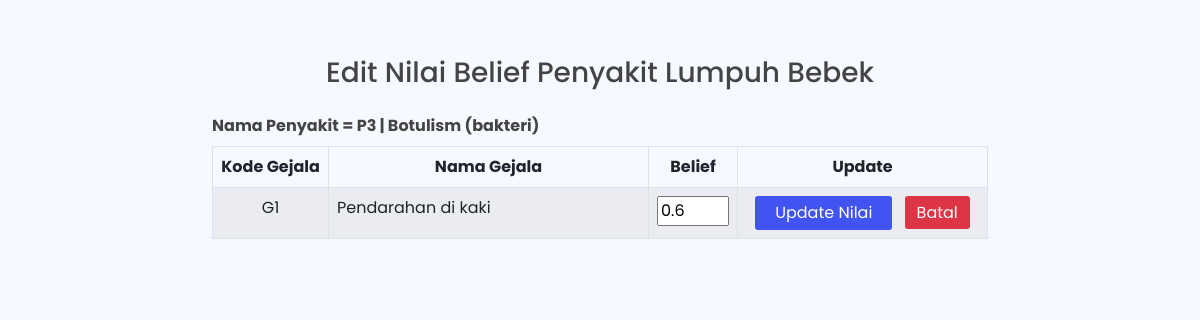
/admin/rules/editbelief.php?id_penyakit=3&id_gejala=1&belief=0.6, run on an earlier commit of the app's database.
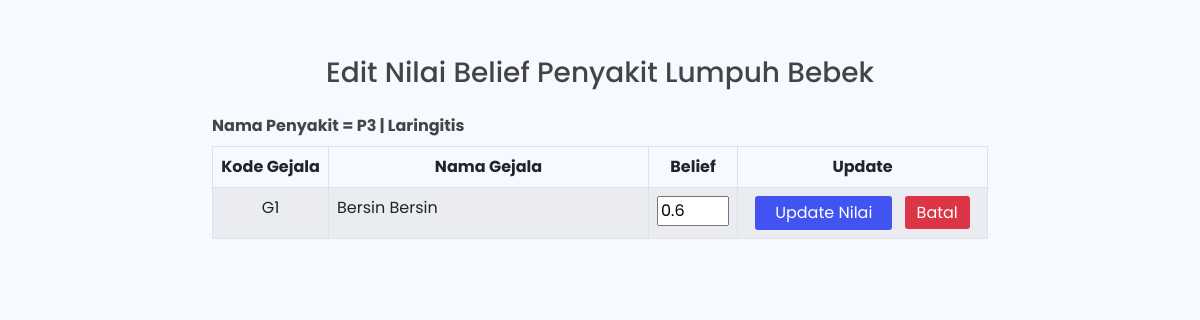
And on a later commit of the database.
### tables this page shows
CREATE TABLE `tb_penyakit` (
  `id` int(11) NOT NULL,
  `kdpenyakit` varchar(3) DEFAULT NULL,
  `nama_penyakit` varchar(100) DEFAULT NULL,
  `definisi` text DEFAULT NULL,
  `solusi` text NOT NULL
);

CREATE TABLE `tb_gejala` (
  `id` int(11) NOT NULL,
  `kdgejala` varchar(3) DEFAULT NULL,
  `gejala` text DEFAULT NULL
);

### admin/rules/editbelief.php (the view, shortened to what this page needs)
<!DOCTYPE html>
<html lang="en">
<head>
  <link href="../../assets/vendor/bootstrap/css/bootstrap.min.css" rel="stylesheet">
  <link rel="stylesheet" href="https://cdn.jsdelivr.net/npm/bootstrap-icons@1.10.2/font/bootstrap-icons.css">
  <link href="../../assets/vendor/boxicons/css/boxicons.min.css" rel="stylesheet">
  <link href="../../assets/vendor/quill/quill.snow.css" rel="stylesheet">
  <link href="../../assets/vendor/quill/quill.bubble.css" rel="stylesheet">
  <link href="../../assets/vendor/remixicon/remixicon.css" rel="stylesheet">
  <link href="../../assets/vendor/simple-datatables/style.css" rel="stylesheet">
  <link href="../../assets/css/style.css" rel="stylesheet">
</head>
<body>
  <section>
    <div class="row mt-5 mx-auto">
      <div class="col-md-8 mt-2 mx-auto">
        <h3 class="text-center mb-4">Edit Nilai Belief Penyakit Lumpuh Bebek</h3>
        <?php
        include "../koneksi.php";
        $kdpenyakit = $_GET['id_penyakit'];
        $queryP = mysqli_query($koneksi, "SELECT * FROM tb_penyakit WHERE id='$kdpenyakit' ");
        $dataP = mysqli_fetch_array($queryP);
        echo "<b>Nama Penyakit = " . $dataP['kdpenyakit'] . " | " . $dataP['nama_penyakit'];
        ?></b>
        <form id="form1" name="form1" method="post" action="./updatebelief.php?id_penyakit=<?php echo $_GET['id_penyakit']; ?>&id_gejala=<?php echo $_GET['id_gejala']; ?>" enctype="multipart/form-data">
          <div class="table-responsive">
            <table class="table table-striped table-bordered mt-2">
              <thead>
                <tr>
                  <th width='116px' class="text-center">Kode Gejala</th>
                  <th class="text-center">Nama Gejala</th>
                  <th width='10px' class="text-center">Belief</th>
                  <th width='250px' class="text-center">Update</th>
                </tr>
              </thead>
              <tbody>
                <?php
                include "../koneksi.php";
                $query = mysqli_query($koneksi, " SELECT * FROM tb_gejala WHERE id='$_GET[id_gejala]' ") or die(mysqli_error($koneksi));
                while ($row = mysqli_fetch_array($query)) {
                ?>
                  <tr>
                    <td class="text-center"><?php echo $row['kdgejala']; ?></td>
                    <td><?php echo $row['gejala']; ?>
                    <td class="text-center"><input name="updatebelief" type="text" size="2" value="<?php echo $_GET['belief']; ?>"></td>
                    <td class="text-center"><input class="submit" type="submit" value="Update Nilai">
                      <a href="./rules.php" class="ms-2 batal">Batal</a>
                    </td>
                  </tr>
                <?php } ?>
              </tbody>
            </table>
        </form>
      </div>
    </div>
  </section>
</body>
</html>

What changed in the data, as far as the page shows it:
changed tb_penyakit: nama_penyakit "Botulism (bakteri)" → "Laringitis"
changed tb_gejala: gejala "Pendarahan di kaki" → "Bersin Bersin"
